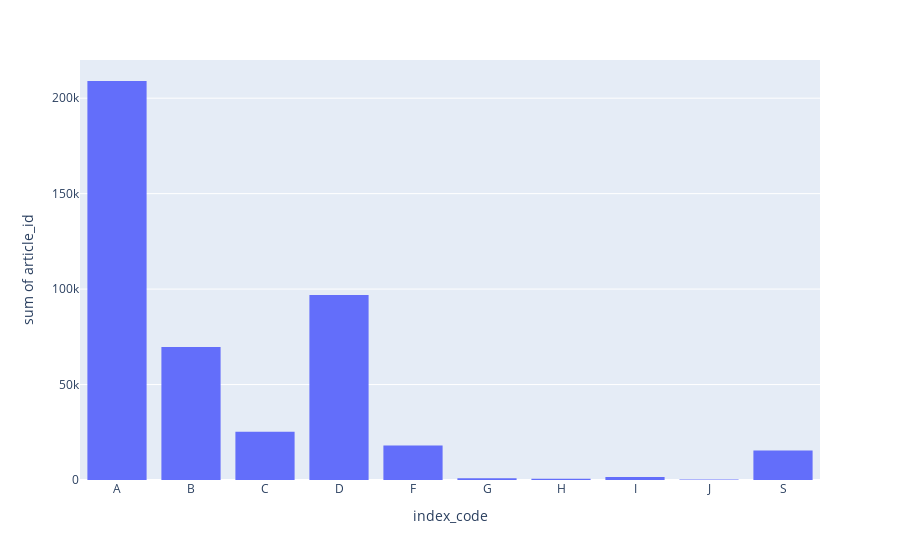

Notebook cell for this chart:
### Code cell
plot_feature(detailed_transactions, "index_code")

### Figure 1 — Plotly figure (JSON) as saved in the notebook; plotly's stock layout.template omitted (floating-point values rounded to 4 significant figures)
{"data": [{"bingroup": "x", "histfunc": "sum", "hovertemplate": "index_code=%{x}<br>sum of article_id=%{y}<extra></extra>", "legendgroup": "", "marker": {"color": "#636efa", "pattern": {"shape": ""}}, "name": "", "orientation": "v", "showlegend": false, "type": "histogram", "x": ["A", "B", "C", "D", "F", "G", "H", "I", "J", "S"], "xaxis": "x", "y": [208999, 69699, 25336, 96940, 18009, 885, 646, 1573, 203, 15413], "yaxis": "y"}], "layout": {"barmode": "relative", "legend": {"tracegroupgap": 0}, "margin": {"t": 60}, "xaxis": {"anchor": "y", "domain": [0, 1], "title": {"text": "index_code"}}, "yaxis": {"anchor": "x", "domain": [0, 1], "title": {"text": "sum of article_id"}}}}
